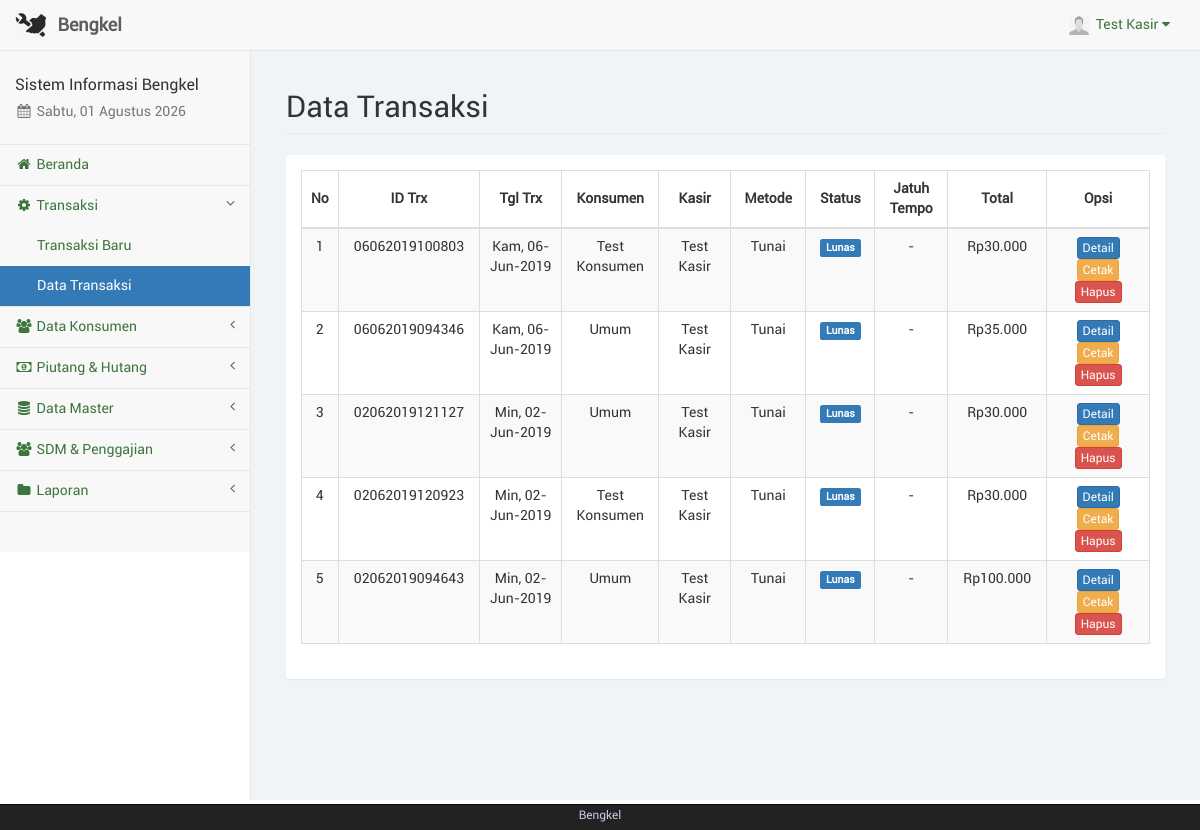
The page /kasir/trx.php (signed in) on the database its author committed.
### tables this page shows
CREATE TABLE IF NOT EXISTS `kasir` (
  `id_kasir` int(11) NOT NULL,
  `nama_kasir` varchar(50) NOT NULL,
  `telp_kasir` varchar(20) NOT NULL,
  `user_kasir` varchar(50) NOT NULL,
  `pass_kasir` varchar(100) NOT NULL,
  `foto_kasir` text NOT NULL,
  `id_adm` int(11) NOT NULL
);

CREATE TABLE IF NOT EXISTS `trx` (
  `id_trx` varchar(20) NOT NULL,
  `id_kon` int(11) NOT NULL,
  `tgl_trx` date NOT NULL,
  `total` varchar(20) NOT NULL,
  `id_kasir` int(11) NOT NULL
);

CREATE TABLE IF NOT EXISTS `konsumen` (
  `id_kon` int(11) NOT NULL,
  `nama_kon` varchar(50) NOT NULL,
  `telp_kon` varchar(20) NOT NULL,
  `alamat_kon` text NOT NULL
);

### kasir/sess_check.php (called while the page is built, shortened)
<?php
	$chk_sess = isset($_SESSION['kasir']) ? (int)$_SESSION['kasir'] : 0;
	include("dist/config/koneksi.php");
	$sql_sess = "SELECT * FROM kasir WHERE id_kasir='$chk_sess'";
	$ress_sess = mysqli_query($conn, $sql_sess);
	$row_sess = mysqli_fetch_array($ress_sess);
	$sess_kasirname = $row_sess['nama_kasir'];
	$sess_kasirfoto = $row_sess['foto_kasir'];
?>

### kasir/dist/function/format_tanggal.php (called while the page is built, shortened)
<?php
	function format_tanggal($tgl) {
		$blns = array("", "Jan", "Feb", "Mar", "Apr", "Mei", "Jun", "Jul", "Ags", "Sep", "Okt", "Nov", "Des");
		$hrs = array("Min", "Sen", "Sel", "Rab", "Kam", "Jum", "Sab");
		$tgls = getdate(strtotime($tgl));
		$hr = (strlen($tgls['mday']) == 1 ? "0". $tgls['mday'] : $tgls['mday']);
		$tanggal = $hrs[$tgls['wday']] .", ". $hr ."-". $blns[$tgls['mon']] ."-". $tgls['year'];
		return $tanggal;
	}
?>

### kasir/dist/function/format_rupiah.php (called while the page is built, shortened)
<?php
	function format_rupiah($rp) {
		$jumlah = number_format($rp, 0, ",", ".");
		$rupiah = "Rp". $jumlah;
		return $rupiah;
	}
?>

### kasir/trx.php (the view, shortened to what this page needs)
<?php
	include("sess_check.php");
	$pagedesc = "Transaksi";
	include("layout_top.php");
	include("dist/function/format_tanggal.php");
	include("dist/function/format_rupiah.php");
?>
		<div id="page-wrapper">
            <div class="container-fluid">
                <div class="row">
                    <div class="col-lg-12">
                        <h1 class="page-header">Data Transaksi</h1>
                    </div>
                </div>
				<div class="row">
					<div class="col-lg-12"><?php include("layout_alert.php"); ?></div>
				</div>
				<div class="row">
					<div class="col-lg-12">
						<div class="panel panel-default">
							<div class="panel-body">
								<table class="table table-striped table-bordered table-hover" id="tabel-data">
									<thead>
										<tr>
											<th width="1%">No</th>
											<th width="8%">ID Trx</th>
											<th width="8%">Tgl Trx</th>
											<th width="7%">Konsumen</th>
											<th width="7%">Kasir</th>
											<th width="6%">Metode</th>
											<th width="6%">Status</th>
											<th width="7%">Jatuh Tempo</th>
											<th width="8%">Total</th>
											<th width="10%">Opsi</th>
										</tr>
									</thead>
									<tbody>
										<?php
											$i = 1;
											$sql = "SELECT trx.*, konsumen.nama_kon, kasir.nama_kasir FROM trx, konsumen, kasir WHERE
													trx.id_kon=konsumen.id_kon AND trx.id_kasir=kasir.id_kasir ORDER BY trx.id_trx DESC";
											$ress = mysqli_query($conn, $sql);
											while($data = mysqli_fetch_array($ress)) {
												echo '<tr>';
												echo '<td class="text-center">'. $i .'</td>';
												echo '<td class="text-center">'. $data['id_trx'] .'</td>';
												echo '<td class="text-center">'. format_tanggal($data['tgl_trx']) .'</td>';
												echo '<td class="text-center">'. $data['nama_kon'] .'</td>';
												echo '<td class="text-center">'. $data['nama_kasir'] .'</td>';
												echo '<td class="text-center">'. (isset($data['metode_bayar']) ? $data['metode_bayar'] : '-') .'</td>';
												echo '<td class="text-center"><span class="label label-'. (isset($data['status_bayar']) && $data['status_bayar'] == 'Lunas' ? 'success' : 'warning') .'">'. (isset($data['status_bayar']) ? $data['status_bayar'] : 'Lunas') .'</span></td>';
												echo '<td class="text-center">'. (isset($data['jatuh_tempo']) && $data['jatuh_tempo'] ? format_tanggal($data['jatuh_tempo']) : '-') .'</td>';
												echo '<td class="text-center">'. format_rupiah($data['total']) .'</td>';
												echo '<td class="text-center">
													  <a href="#myModal" data-toggle="modal" data-load-code="'.$data['id_trx'].'" data-remote-target="#myModal .modal-body" class="btn btn-primary btn-xs">Detail</a>
												';?>
													  <a href="trx_cetak.php?id=<?php echo $data['id_trx'];?>" target="_blank" class="btn btn-warning btn-xs">Cetak</a>
													  <a href="trx_hapus.php?trx=<?php echo $data['id_trx'];?>" onclick="return confirm('Apakah anda yakin akan menghapus <?php echo $data['id_trx'];?>?');" class="btn btn-danger btn-xs">Hapus</a>
												<?php
													  echo '</td>';
												echo '</tr>';
												$i++;
											}
										?>
									</tbody>
								</table>
							</div>
						</div>
					</div>
				</div>
            </div>
        </div>
<?php
	include("layout_bottom.php");
?>

### kasir/layout_top.php (shortened to what this page needs)
<?php
	$haries = array("Sunday" => "Minggu", "Monday" => "Senin", "Tuesday" => "Selasa", "Wednesday" => "Rabu", "Thursday" => "Kamis", "Friday" => "Jum'at", "Saturday" => "Sabtu");
	$bulans = array("", "Januari", "Februari", "Maret", "April", "Mei", "Juni", "Juli", "Agustus", "September", "Oktober", "November", "Desember");
	$hari_ini = $haries[date("l")];
	$bulan_ini = $bulans[date("n")];
	$tanggal = date("d");
	$tahun = date("Y");
?>
<!DOCTYPE html>
<html lang="en">
<head>
	<link href="libs/bootstrap/dist/css/bootstrap.min.css" rel="stylesheet">
	<link href="libs/metisMenu/dist/metisMenu.min.css" rel="stylesheet">
    <link href="libs/datatables-plugins/integration/bootstrap/3/dataTables.bootstrap.css" rel="stylesheet">
    <link href="libs/datatables-responsive/css/dataTables.responsive.css" rel="stylesheet">
	<link href="dist/css/sb-admin-2.css" rel="stylesheet">
	<link href="dist/css/offline-font.css" rel="stylesheet">
	<link href="dist/css/custom.css" rel="stylesheet">
	<link href="libs/font-awesome/css/font-awesome.min.css" rel="stylesheet" type="text/css">
</head>
<body>
    <div id="wrapper">
        <nav class="navbar navbar-default navbar-static-top" role="navigation" style="margin-bottom: 0">
            <div class="navbar-header">
				<a class="navbar-brand hidden-xs" href="index.php">
					<img src="foto/logo.png" alt="brand" width="32" class="float-left image-brand">
					<div class="float-right">&nbsp;<strong>Bengkel</strong></div>
				</a>
			</div>
            <ul class="nav navbar-top-links navbar-right">
				<li class="dropdown dropdown-right">
					<a class="dropdown-toggle" data-toggle="dropdown" href="#">
						<img src="../foto/<?php echo $sess_kasirfoto;?>" width="20px" height="20px" padding="0px">&nbsp;&nbsp;<?php echo ucfirst($sess_kasirname); ?>&nbsp;<i class="fa fa-caret-down"></i>
					</a>
				</li>
			</ul>
            <div class="navbar-default sidebar" role="navigation">
                <div class="sidebar-nav navbar-collapse">
                    <ul class="nav" id="side-menu">
                        <li class="sidebar-search">
							<h4>Sistem Informasi Bengkel</h4>
							<h5 class="text-muted"><i class="fa fa-calendar fa-fw"></i>&nbsp;<?php echo $hari_ini.", ".$tanggal." ".$bulan_ini." ".$tahun ?></h5>
						</li>
						<?php
							if($pagedesc == "Beranda") {
								echo '<li><a href="index.php" class="active"><i class="fa fa-home fa-fw"></i>&nbsp;Beranda</a></li>';
							}
							else {
								echo '<li><a href="index.php"><i class="fa fa-home fa-fw"></i>&nbsp;Beranda</a></li>';
							}
							if(isset($menuparent) && $menuparent == "transaksi") {
								echo '<li class="active">';
							}
							else {
								echo '<li>';
							}
						?>
							<a href="#"><i class="fa fa-gear fa-fw"></i>&nbsp;Transaksi<span class="fa arrow"></span></a>
							<ul class="nav nav-second-level">
								<?php
									if($pagedesc == "Transaksi Baru") {
										echo '<li><a href="trx_baru.php" class="active">Transaksi Baru</a></li>';
									}
									else {
										echo '<li><a href="trx_baru.php">Transaksi Baru</a></li>';
									}
								?>
								<?php
									if($pagedesc == "Data Transaksi") {
										echo '<li><a href="trx.php" class="active">Data Transaksi</a></li>';
									}
									else {
										echo '<li><a href="trx.php">Data Transaksi</a></li>';
									}
								?>
							</ul>
						</li>
						<?php
							if(isset($menuparent) && $menuparent == "konsumen") {
								echo '<li class="active">';
							}
							else {
								echo '<li>';
							}
						?>
							<a href="#"><i class="fa fa-group fa-fw"></i>&nbsp;Data Konsumen<span class="fa arrow"></span></a>
						</li>
						<?php
							if(isset($menuparent) && $menuparent == "piutang") {
								echo '<li class="active">';
							}
							else {
								echo '<li>';
							}
						?>
							<a href="#"><i class="fa fa-money fa-fw"></i>&nbsp;Piutang & Hutang<span class="fa arrow"></span></a>
						</li>
						<?php
							if(isset($menuparent) && $menuparent == "barang") {
								echo '<li class="active">';
							}
							else {
								echo '<li>';
							}
						?>
							<a href="#"><i class="fa fa-database fa-fw"></i>&nbsp;Data Master<span class="fa arrow"></span></a>
						</li>
						<?php
							if(isset($menuparent) && $menuparent == "sdm") {
								echo '<li class="active">';
							}
							else {
								echo '<li>';
							}
						?>
							<a href="#"><i class="fa fa-users fa-fw"></i>&nbsp;SDM & Penggajian<span class="fa arrow"></span></a>
						</li>
						<?php
							if(isset($menuparent) && $menuparent == "laporan") {
								echo '<li class="active">';
							}
							else {
								echo '<li>';
							}
						?>
							<a href="#"><i class="fa fa-folder fa-fw"></i>&nbsp;Laporan<span class="fa arrow"></span></a>
						</li>
		                </ul>
                 </div>
             </div>
         </nav>

### rows shown on the page
kasir: foto_kasir (picture), nama_kasir "Test Kasir"
trx: id_trx "06062019100803", tgl_trx "Kam, 06-Jun-2019", id_kon.nama_kon "Test Konsumen", id_kasir.nama_kasir "Test Kasir", metode_bayar "Tunai", status_bayar "Lunas", total "Rp30.000"
trx: id_trx "06062019094346", tgl_trx "Kam, 06-Jun-2019", id_kon.nama_kon "Umum", id_kasir.nama_kasir "Test Kasir", metode_bayar "Tunai", status_bayar "Lunas", total "Rp35.000"
trx: id_trx "02062019121127", tgl_trx "Min, 02-Jun-2019", id_kon.nama_kon "Umum", id_kasir.nama_kasir "Test Kasir", metode_bayar "Tunai", status_bayar "Lunas", total "Rp30.000"
trx: id_trx "02062019120923", tgl_trx "Min, 02-Jun-2019", id_kon.nama_kon "Test Konsumen", id_kasir.nama_kasir "Test Kasir", metode_bayar "Tunai", status_bayar "Lunas", total "Rp30.000"
trx: id_trx "02062019094643", tgl_trx "Min, 02-Jun-2019", id_kon.nama_kon "Umum", id_kasir.nama_kasir "Test Kasir", metode_bayar "Tunai", status_bayar "Lunas", total "Rp100.000"
